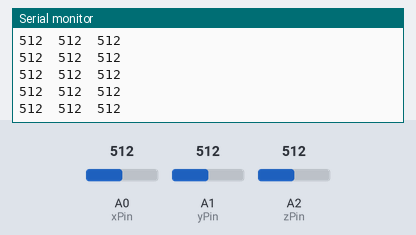
This sketch was run on a simulated Arduino Uno, built with avr-gcc and run on an emulated ATmega328P. On the bench: the last lines printed to the serial monitor. The inputs (shaded band) are chosen by the test bench; at power-on: A1 (yPin) = 512, A0 (xPin) = 512, A2 (zPin) = 512.

Above: at 7.2 s.
7.3 s: A1 (yPin) set to 106
At 7.48 s:
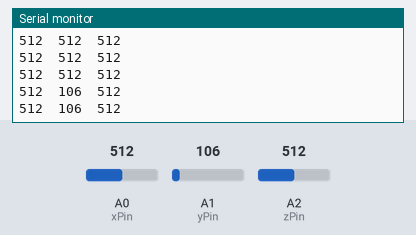
10.3 s: A1 (yPin) set to 88
At 10.3 s:
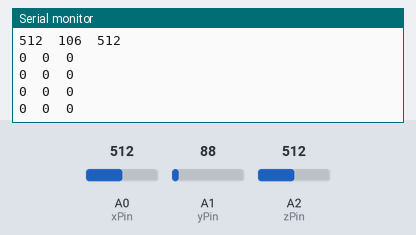
Timing chart, 0 to 12.8 s (numbered marks = the images above; inputs shaded):
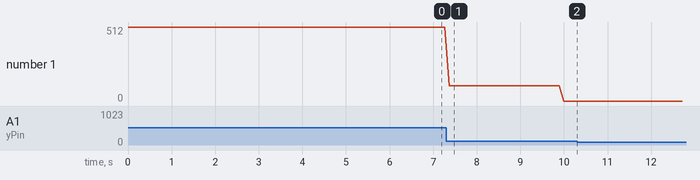

Measured:
- after the input at 7.3 s, the serial monitor: prints a new line after 0.07 s (image 1)

The sketch:

test2refplus2is0_copy_20240420023603.ino
```cpp
#include <Wire.h>

const int xPin = A0; // Analog pin for X-axis
const int yPin = A1; // Analog pin for Y-axis
const int zPin = A2; // Analog pin for Z-axis

const int numReadings = 100; // Number of readings to average for initial calibration
int readingsX[numReadings], readingsY[numReadings], readingsZ[numReadings]; // Arrays to store readings
int index = 0; // Index for current reading
float totalX = 0, totalY = 0, totalZ = 0; // Variables to store the sum of readings
float offsetX, offsetY, offsetZ; // Offsets for each axis

void setup() {
  Serial.begin(9600);
  // Initialize arrays
  for (int thisReading = 0; thisReading < numReadings; thisReading++) {
    readingsX[thisReading] = 0;
    readingsY[thisReading] = 0;
    readingsZ[thisReading] = 0;
  }
}

void loop() {
  // Read accelerometer values
  int xValue = analogRead(xPin);
  int yValue = analogRead(yPin);
  int zValue = analogRead(zPin);

  // Calculate running total for each axis
  totalX -= readingsX[index];
  totalY -= readingsY[index];
  totalZ -= readingsZ[index];

  readingsX[index] = xValue;
  readingsY[index] = yValue;
  readingsZ[index] = zValue;

  totalX += xValue;
  totalY += yValue;
  totalZ += zValue;

  // Calculate the mean of the initial values
  if (index < numReadings - 1) {
    index++;
  } else {
    offsetX = totalX / numReadings;
    offsetY = totalY / numReadings;
    offsetZ = totalZ / numReadings;
  }

  // Calculate reference value
  float referenceValue = (offsetX + offsetY + offsetZ) / 3;

  // Adjust readings below reference value plus 2 to zero
  if (xValue < (offsetX + 5)) {
    xValue = 0;
  }
  if (yValue < (offsetY + 5)) {
    yValue = 0;
  }
  if (zValue < (offsetZ + 5)) {
    zValue = 0;
  }

  // Print the adjusted values
  //Serial.print("X: ");
  Serial.print(xValue);
  Serial.print("\t");
  //Serial.print(", Y: ");
  Serial.print(yValue);
  Serial.print("\t");
  //Serial.print(", Z: ");
  Serial.println(zValue);

  // Delay for stability
  delay(100);
}
```
